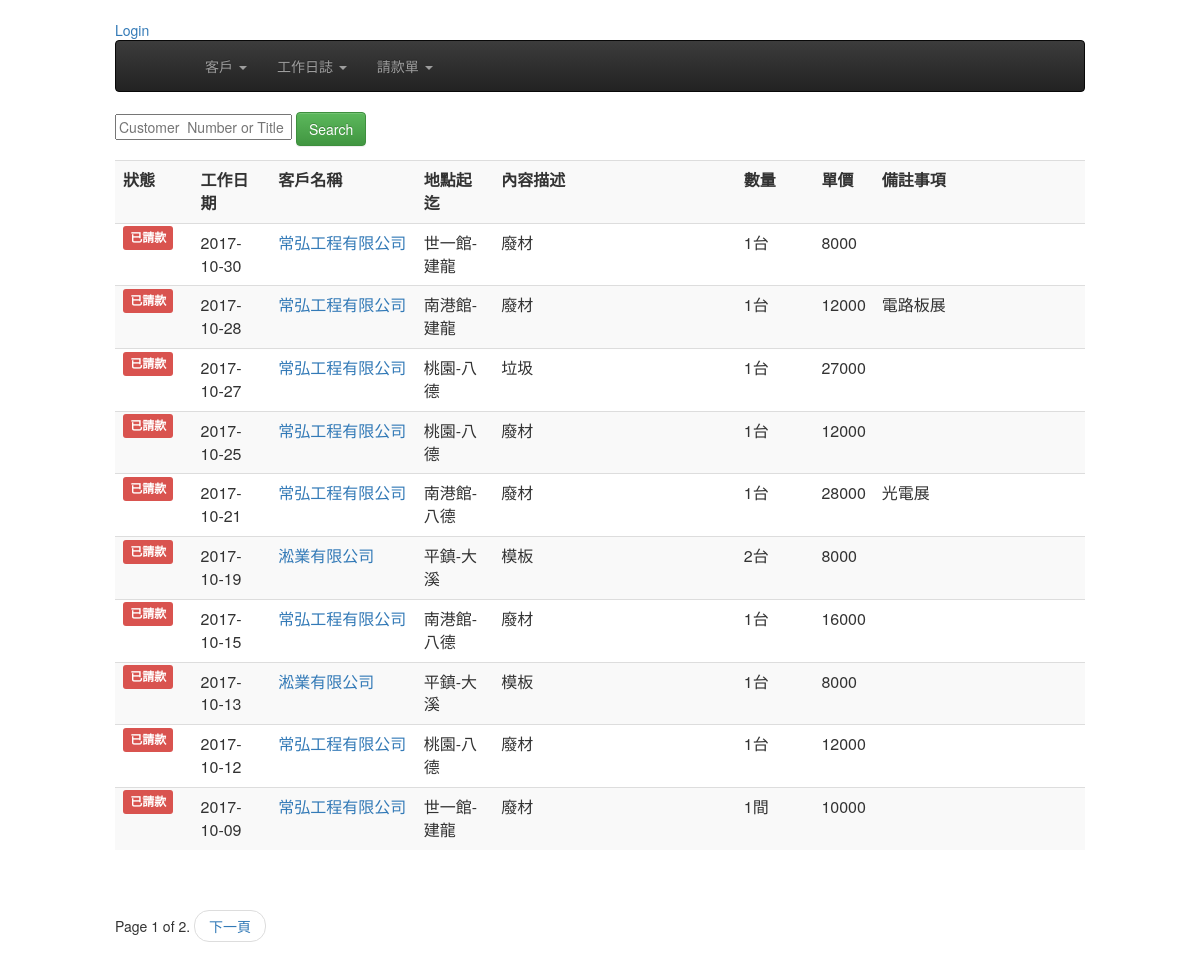
Before: /dailywork/ with the older database file.
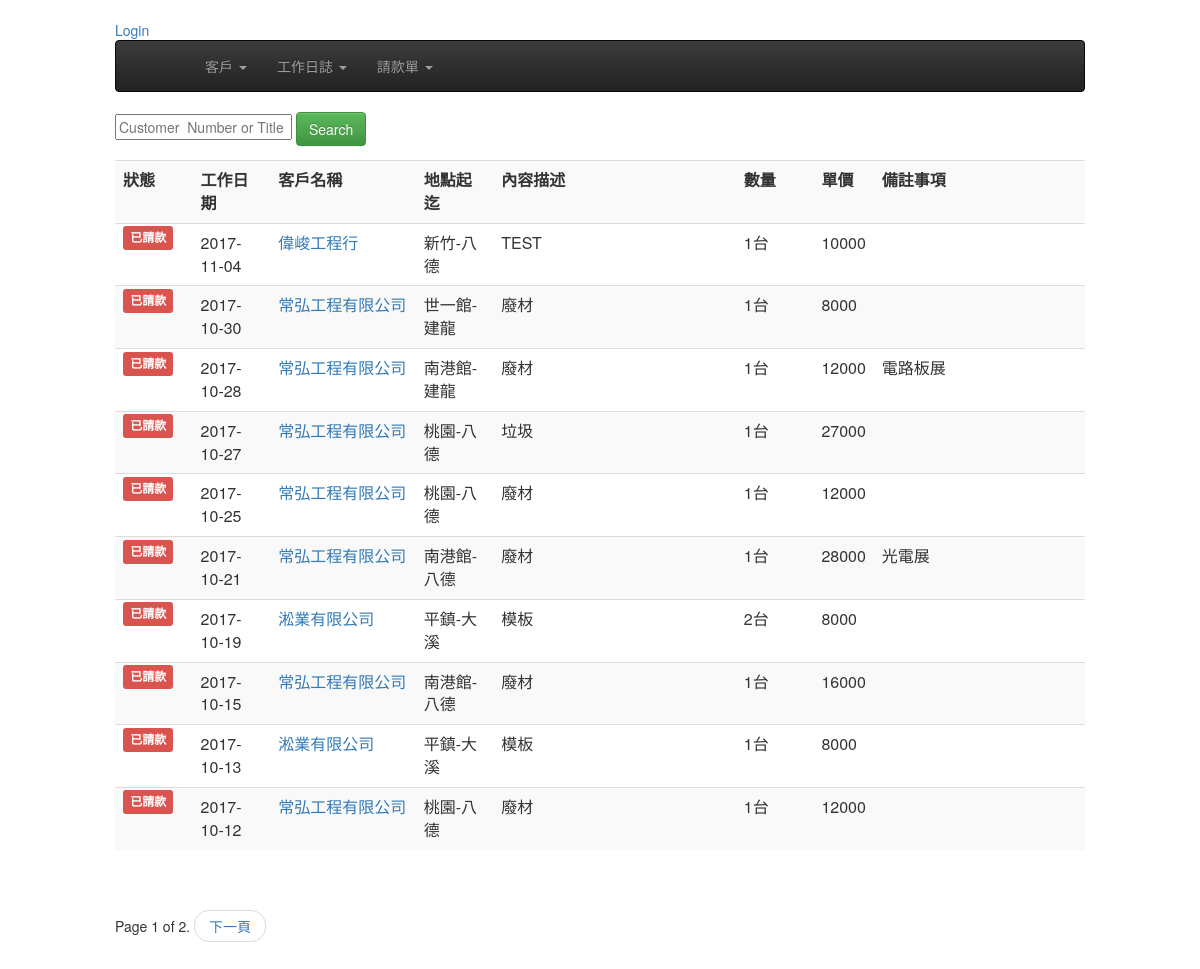
After: the same page with the newer database file.
### dailywork/models.py (models this page shows, shortened)
class Dailylog(models.Model):
	work_date = models.DateField( default=timezone.now )
	customer = models.ForeignKey(Customer)
	start_at = models.CharField(  max_length=20, null=False, blank=False )
	end_with = models.CharField(  max_length=20, null=False, blank=False )
	opreateDesc = models.CharField(max_length=20, blank=False, null=False)
	quantity = models.DecimalField( max_digits=10, decimal_places=0)
	uom = models.ForeignKey(Uom)
	uniprice = models.DecimalField( max_digits=10, decimal_places=0)
	notes = models.TextField(blank=True, null=True)
	payrequest = models.BooleanField(default=False, verbose_name='已請款')    # 是否已請款
	is_freecharge = models.BooleanField(default=False, verbose_name='免費項目')    # 是否爲免費項目, 如果為免費項目則在未請款清單是不會顯示的
	bill_number = models.CharField(  max_length=20, null=True, blank=True )
	invalid = models.BooleanField(default=False, verbose_name='項目作廢')
	create_at = models.DateTimeField( auto_now_add=True, auto_now=False)
	modify = models.DateTimeField( auto_now_add=False, auto_now=True)
	objects = DailylogManager()
	def get_absolute_url(self):
		return reverse( "dailywork:dailywork_edit", kwargs={"pk": self.pk} )

class Uom(models.Model):
	descriotion =  models.CharField(  max_length=20, null=False, blank=False )
	def __str__(self):
		return self.descriotion

### customers/models.py (models this page shows, shortened)
class Customer(models.Model):
    title = models.CharField(max_length=36, null=False, blank=False, verbose_name='客戶名稱')
    unikey = models.CharField(  max_length=12,null=True, blank=True, verbose_name='統一編號' )
    address = models.CharField( max_length=100, null=True, blank=True, verbose_name='地址')
    phone = models.CharField(max_length=20, null=True, blank=True, verbose_name='電話')
    faxno = models.CharField(max_length=20, null=True, blank=True, verbose_name='傳真')
    invalid = models.BooleanField(default=False, verbose_name='停用')
    create_at = models.DateTimeField(auto_now_add=True, auto_now =False)
    modify = models.DateTimeField(auto_now_add=False, auto_now =True)
    def __str__(self):
        return self.title

### dailywork/views.py (the view, shortened to what this page needs)
class DailylogList(ListView):
	model = Dailylog
	paginate_by = 10
	ordering = ['-work_date']
	def get_queryset(self):
		query = self.request.GET.get('q')
		return Dailylog.objects.all().order_by('-work_date')

### dailywork/models.py (called while the page is built)
	def get_queryset(self):
		return DailylogQueryset(self.model, using=self.db)

### templates/dailywork/dailylog_list.html (shortened to what this page needs)
{% extends "base.html" %}
{% block content %}
<div>
    <form action="" method="GET">
      <input type="text" name="q" placeholder="Customer  Number or Title"  value="{{ request.GET.q }}"/>
      <input type="submit"  value="Search" class="btn btn-success"/>
    </form>
</div>
<div>
<table class="table table-striped" >
  <tr>
    <th width="8%">狀態</th>
    <th width="8%">工作日期</th>
    <th width="15%">客戶名稱</th>
    <th width="8%">地點起迄</th>
    <th width="25%">內容描述</th>
    <th width="8%">數量</th>
    <th width="5%">單價</th>
    <th >備註事項</th>
  </tr>
{% for record in object_list %}
  <tr>
    <td>
      {% if record.payrequest %}
      <strong class="label label-danger">已請款</strong>
      {% endif %}
    </td>
    <td>{{ record.work_date| date:"Y-m-d"  }}</td>
    <td><a href='{{ record.get_absolute_url }}'>{{ record.customer }}</a></td>
    <td>{{ record.start_at }}-{{ record.end_with }}</td>
    <td>{{ record.opreateDesc }}</td>
    <td>{{ record.quantity }}{{ record.uom }}</td>
    <td>{{ record.uniprice }}</td>
    <td>{{ record.notes }}</td>
  </tr>
{% endfor %}
</table>
</div>
<div>
  <span align="center">
      <div class="pagination">
         <ul class="pager">
            <span class="step-links">
                <span class="current">
                    Page {{ page_obj.number }} of {{ page_obj.paginator.num_pages }}.
                </span>
                {% if page_obj.has_next %}
                    <li><a href="?page={{ page_obj.next_page_number }}">下一頁</a></li>
                {% endif %}
            </span>
          </ul>
      </div>
  </span>
</div>
{% endblock content %}

Changed rows visible on the page:
no longer on this page (row edited): Dailylog: payrequest "已請款", work_date "2017-10-09", customer "常弘工程有限公司", start_at "世一館", end_with "建龍", opreateDesc "廢材", quantity "1", uom "間", uniprice "10000"
added Dailylog: payrequest "已請款", work_date "2017-11-04", customer "偉峻工程行", start_at "新竹", end_with "八德", opreateDesc "TEST", quantity "1", uom "台", uniprice "10000"
